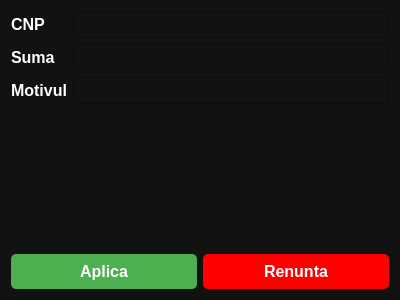
<?xml version="1.0" encoding="UTF-8"?>
<ui version="4.0">
 <class>OferaAmenda</class>
 <widget class="QWidget" name="OferaAmenda">
  <property name="geometry">
   <rect>
    <x>0</x>
    <y>0</y>
    <width>400</width>
    <height>300</height>
   </rect>
  </property>
  <property name="font">
   <font>
    <family>Arial</family>
    <pointsize>12</pointsize>
    <bold>true</bold>
   </font>
  </property>
  <property name="windowTitle">
   <string>Formular Amenzi</string>
  </property>
  <property name="styleSheet">
   <string notr="true">background-color: #121212; color: white;</string>
  </property>
  <layout class="QVBoxLayout" name="verticalLayout">
   <item>
    <layout class="QFormLayout" name="formLayout">
     <item row="0" column="0">
      <widget class="QLabel" name="label_cnp">
       <property name="text">
        <string>CNP</string>
       </property>
      </widget>
     </item>
     <item row="0" column="1">
      <widget class="QLineEdit" name="lineEdit_cnp"/>
     </item>
     <item row="1" column="0">
      <widget class="QLabel" name="label_suma">
       <property name="text">
        <string>Suma</string>
       </property>
      </widget>
     </item>
     <item row="1" column="1">
      <widget class="QLineEdit" name="lineEdit_suma"/>
     </item>
     <item row="2" column="0">
      <widget class="QLabel" name="label_motiv">
       <property name="text">
        <string>Motivul</string>
       </property>
      </widget>
     </item>
     <item row="2" column="1">
      <widget class="QLineEdit" name="lineEdit_motiv"/>
     </item>
    </layout>
   </item>
   <item>
    <layout class="QHBoxLayout" name="horizontalLayout_buttons">
     <item>
      <widget class="QPushButton" name="aplicaButton">
       <property name="styleSheet">
        <string notr="true">background-color: #4CAF50; color: white; border-radius: 5px; font-weight: bold; padding: 8px;</string>
       </property>
       <property name="text">
        <string>Aplica</string>
       </property>
      </widget>
     </item>
     <item>
      <widget class="QPushButton" name="renuntaButton">
       <property name="styleSheet">
        <string notr="true">background-color: #FF0000; color: white; border-radius: 5px; font-weight: bold; padding: 8px;</string>
       </property>
       <property name="text">
        <string>Renunta</string>
       </property>
      </widget>
     </item>
    </layout>
   </item>
  </layout>
 </widget>
 <resources/>
 <connections/>
</ui>
